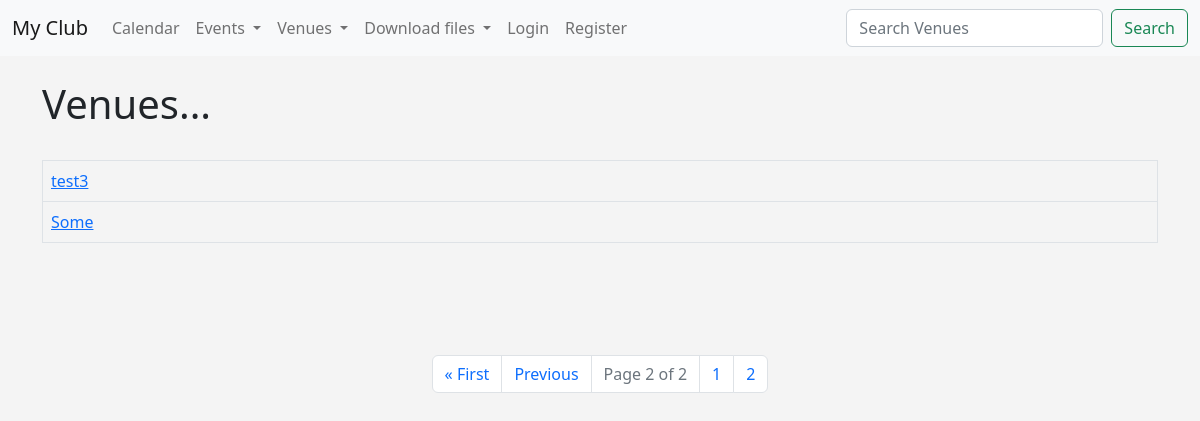
The app's page /list_venue?page=2, older data.
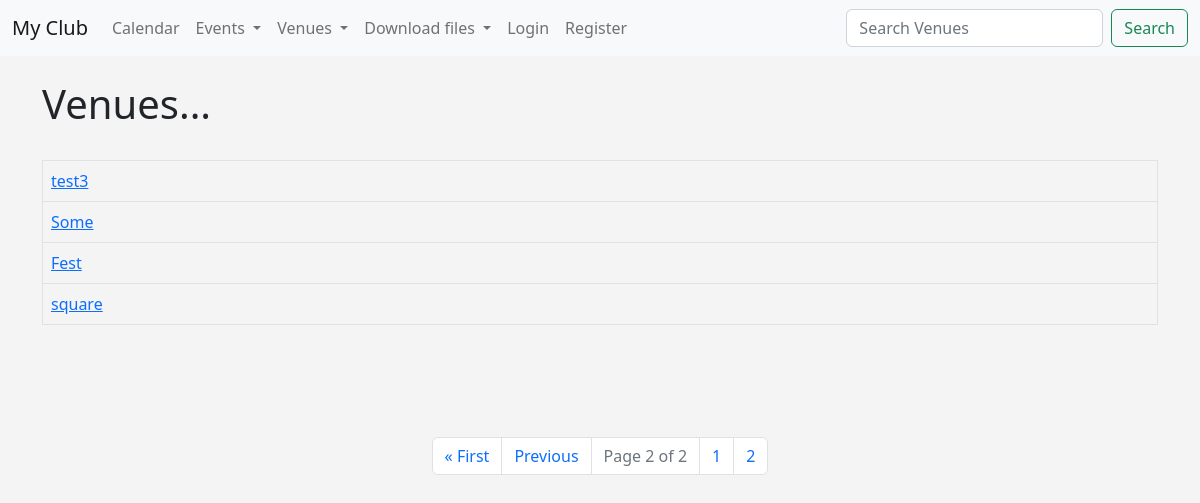
The same page, newer data.
### events/models.py (models this page shows)
class Venue(models.Model):
    name = models.CharField('Venue Name', max_length=120)
    address = models.CharField(max_length=300)
    zip_code = models.CharField('ZIp code', max_length=15)
    phone = models.CharField('Contact Phone', max_length=25, blank=True)
    web = models.URLField('Website Address', blank=True)
    email_address = models.EmailField('Email Address', blank=True)
    owner = models.IntegerField("Venue Owner", blank=False, default=1)
    def __str__(self):
        return self.name

### events/views.py (the view)
# urls.py: path('list_venue', views.list_venues, name='list-venues'),
def list_venues(request):
    venue_list = Venue.objects.all()
    p = Paginator(Venue.objects.all(), 5)
    page = request.GET.get('page')
    venues = p.get_page(page)
    nums = "a" * venues.paginator.num_pages
    return render(request, 'events/venue.html', {'venue_list': venue_list, 'venues': venues, 'nums': nums})

### events/templates/events/venue.html (shortened to what this page needs)
{% extends 'events/base.html' %}
{% block content %}
    <h1>Venues...</h1>
    <br>
    <table class="table table-bordered table-hover">
      {% for venue in venues %}
          <tr>
              <td><a href="{% url 'show-venue' venue.id %}"> {{ venue }} </a></td>
      {% endfor %}
    </table>
    <br><br><br>
    <br>
<nav aria-label="Page navigation example">
  <ul class="pagination justify-content-center">
{% if venues.has_previous %}
    <li class="page-item"><a class="page-link" href="?page=1">&laquo First</a></li>
    <li class="page-item"><a class="page-link" href="?page={{ venues.previous_page_number }}">Previous</a></li>
{% endif %}
<li class="page-item disabled"><a href="#" class="page-link">Page {{ venues.number }} of {{ venues.paginator.num_pages }}</a></li>
{% for i in nums %}
  <li class="page-item"><a class="page-link" href="?page={{ forloop.counter}}"> {{ forloop.counter }}
{% endfor %}
</ul>
</nav>
<br>
{% endblock %}

Row changes from the older to the newer data that the page shows:
added Venue: name "Fest"
added Venue: name "square"
